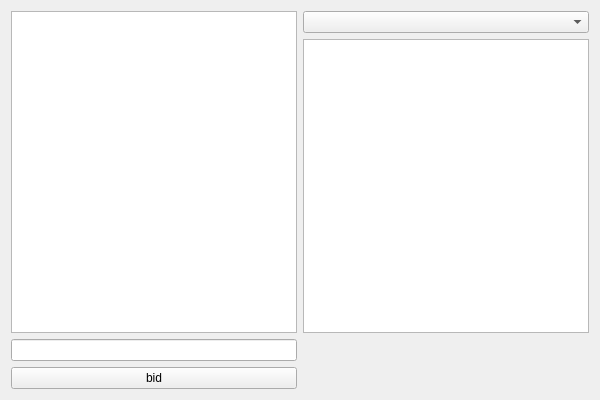
<?xml version="1.0" encoding="UTF-8"?>
<ui version="4.0">
 <class>collectorWidgetClass</class>
 <widget class="QWidget" name="collectorWidgetClass">
  <property name="geometry">
   <rect>
    <x>0</x>
    <y>0</y>
    <width>600</width>
    <height>400</height>
   </rect>
  </property>
  <property name="windowTitle">
   <string>collectorWidget</string>
  </property>
  <layout class="QGridLayout" name="gridLayout">
   <item row="0" column="0" rowspan="2">
    <widget class="QListWidget" name="entities"/>
   </item>
   <item row="0" column="1">
    <widget class="QComboBox" name="comboBox"/>
   </item>
   <item row="1" column="1">
    <widget class="QListWidget" name="offersOfItem"/>
   </item>
   <item row="2" column="0">
    <widget class="QLineEdit" name="lineEdit"/>
   </item>
   <item row="3" column="0">
    <widget class="QPushButton" name="pushButton">
     <property name="text">
      <string>bid</string>
     </property>
    </widget>
   </item>
  </layout>
 </widget>
 <layoutdefault spacing="6" margin="11"/>
 <resources/>
 <connections/>
</ui>
